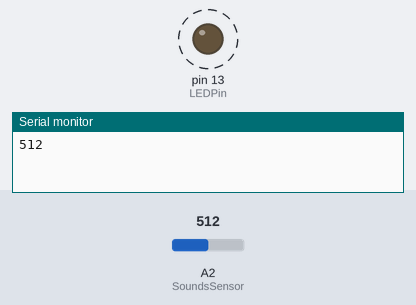
Bench run of a sketch on a simulated Arduino Uno, built with avr-gcc and run on an emulated ATmega328P. Shown: output pins drawn as LEDs (lit = HIGH), the last lines printed to the serial monitor. Dashed ring = blinking. The inputs (shaded band) are chosen by the test bench; at power-on: A2 (SoundsSensor) = 512.

Above: at 1.8 s.
1.9 s: A2 (SoundsSensor) set to 306
At 2.2 s:
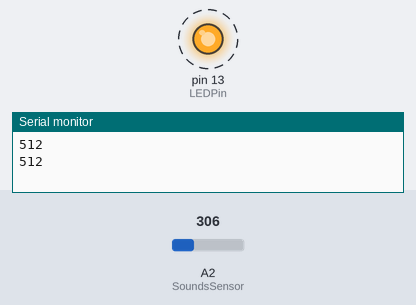
5.4 s: A2 (SoundsSensor) set to 122
At 5.56 s:
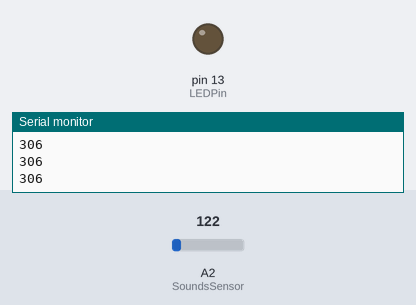
Timing chart, 0 to 14.9 s (numbered marks = the images above; inputs shaded):
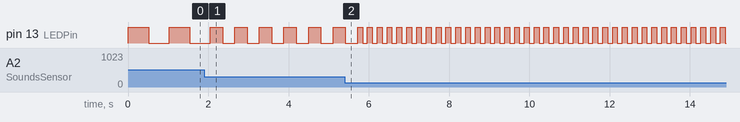

Measured:
- after the input at 1.9 s, pin 13 (LEDPin): alternates HIGH for 0.31 s and LOW for 0.31 s, starting after 0.46 s
- by itself, pin 13 (LEDPin): alternates HIGH for 0.51 s and LOW for 0.51 s

The sketch:

SoundsSensor.ino
```cpp
int SoundsSensor = A2; // select the input pin for the potentiometer
int LEDPin = 13; // select the pin for the LED
int SensorValue = 0; // variable to store the value coming from the sensor

void setup() {
  pinMode(LEDPin, OUTPUT);
  Serial.begin(9600);
}

void loop() {

  SensorValue = analogRead(SoundsSensor);
  digitalWrite(LEDPin, HIGH);
  delay(SensorValue);
  digitalWrite(LEDPin, LOW);
  delay(SensorValue);
  Serial.println(SensorValue, DEC);
}
```
